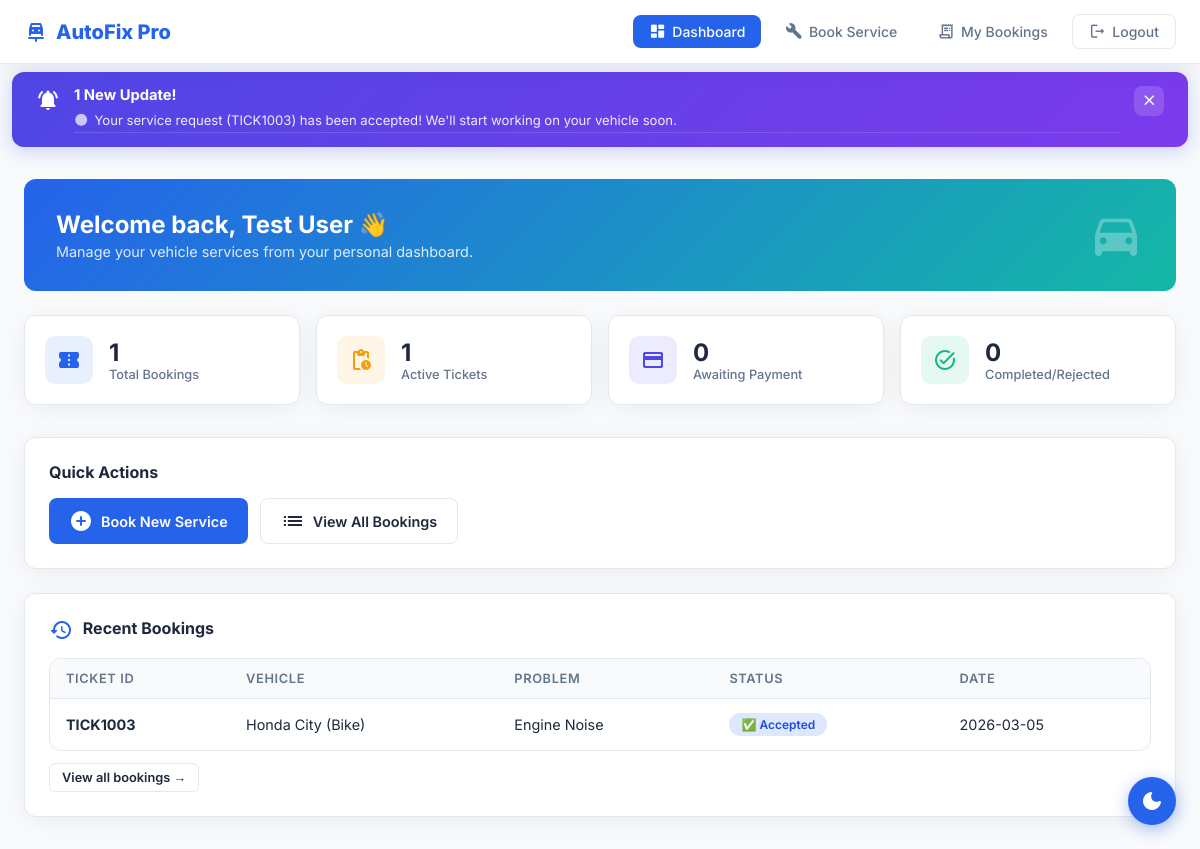
/dashboard (signed in), run on the app's committed database.
### tables this page shows
CREATE TABLE notifications (
            id          INTEGER PRIMARY KEY AUTOINCREMENT,
            customer_id INTEGER NOT NULL,
            message     TEXT    NOT NULL,
            is_read     INTEGER NOT NULL DEFAULT 0,
            created_at  TEXT    NOT NULL,
            FOREIGN KEY (customer_id) REFERENCES customers(id)
        );

CREATE TABLE bookings (
            id             INTEGER PRIMARY KEY AUTOINCREMENT,
            ticket_id      TEXT    NOT NULL UNIQUE,
            customer_id    INTEGER NOT NULL,
            vehicle_name   TEXT    NOT NULL,
            vehicle_type   TEXT    NOT NULL,
            vehicle_number TEXT    NOT NULL,
            model          TEXT    NOT NULL,
            body_type      TEXT    NOT NULL,
            model_year     TEXT    NOT NULL,
            problem        TEXT    NOT NULL,
            status         TEXT    NOT NULL DEFAULT 'Pending',
            preferred_date TEXT    NOT NULL,
            created_at     TEXT    NOT NULL,
            updated_at     TEXT, payment_method TEXT DEFAULT '', mechanic_id INTEGER REFERENCES mechanics(id), work_status TEXT DEFAULT '',
            FOREIGN KEY (customer_id) REFERENCES customers(id)
        );

### customer.py (the view)
@customer_bp.route("/dashboard")
@login_required
def dashboard():
    conn = get_db()
    cid = session["customer_id"]
    total  = conn.execute("SELECT COUNT(*) as c FROM bookings WHERE customer_id=?", (cid,)).fetchone()["c"]
    active = conn.execute(
        "SELECT COUNT(*) as c FROM bookings WHERE customer_id=? AND status NOT IN ('Completed','Rejected')",
        (cid,)
    ).fetchone()["c"]
    payment_pending_count = conn.execute(
        "SELECT COUNT(*) as c FROM bookings WHERE customer_id=? AND status='Payment Pending'",
        (cid,)
    ).fetchone()["c"]
    recent = conn.execute(
        "SELECT * FROM bookings WHERE customer_id=? ORDER BY created_at DESC LIMIT 3",
        (cid,)
    ).fetchall()
    notifications = conn.execute(
        "SELECT * FROM notifications WHERE customer_id=? AND is_read=0 ORDER BY created_at DESC",
        (cid,)
    ).fetchall()
    conn.close()
    return render_template("customer_dashboard.html",
                           total=total, active=active, recent=recent,
                           payment_pending_count=payment_pending_count,
                           notifications=notifications)

### customer.py (called while the page is built)
def get_db():
    conn = sqlite3.connect(DB_PATH, timeout=10)
    conn.row_factory = sqlite3.Row
    return conn

def login_required(f):
    from functools import wraps
    @wraps(f)
    def decorated(*args, **kwargs):
        if "customer_id" not in session:
            flash("Please login to continue.", "warning")
            return redirect(url_for("customer.login"))
        return f(*args, **kwargs)
    return decorated

### templates/customer_dashboard.html (shortened to what this page needs)
{% extends "base.html" %}
{% block body %}
<nav class="navbar">
    <div class="navbar-brand">
        <span class="material-icons-round">car_repair</span> AutoFix Pro
    </div>
    <div class="navbar-links">
        <a href="{{ url_for('customer.dashboard') }}" class="nav-btn active">
            <span class="material-icons-round">dashboard</span><span class="label">Dashboard</span>
        </a>
        <a href="{{ url_for('customer.book_service') }}" class="nav-btn">
            <span class="material-icons-round">build</span><span class="label">Book Service</span>
        </a>
        <a href="{{ url_for('customer.view_bookings') }}" class="nav-btn">
            <span class="material-icons-round">receipt_long</span><span class="label">My Bookings</span>
        </a>
        <form action="{{ url_for('customer.logout') }}" method="GET" style="margin:0">
            <button type="submit" class="nav-logout">
                <span class="material-icons-round">logout</span><span class="label">Logout</span>
            </button>
        </form>
    </div>
</nav>
{% if notifications %}
<div id="notifBanner" style="
    background:linear-gradient(135deg,#4F46E5,#7C3AED);
    padding:14px 24px;margin:8px 12px 0;border-radius:12px;
    display:flex;align-items:flex-start;gap:14px;
    box-shadow:0 4px 20px rgba(99,102,241,.3);
    animation:slideDown .4s ease">
    <span class="material-icons-round"
        style="color:#fff;font-size:1.5rem;margin-top:2px;flex-shrink:0">notifications_active</span>
    <div style="flex:1">
        <div style="font-weight:700;color:#fff;font-size:.92rem;margin-bottom:4px">
            {{ notifications|length }} New Update{{ 's' if notifications|length > 1 else '' }}!
        </div>
        {% for n in notifications %}
        <div
            style="font-size:.82rem;color:rgba(255,255,255,.9);padding:4px 0;border-bottom:1px solid rgba(255,255,255,.15);display:flex;align-items:center;gap:6px">
            <span class="material-icons-round" style="font-size:.9rem;color:rgba(255,255,255,.7)">circle</span>
            {{ n.message }}
        </div>
        {% endfor %}
    </div>
    <button onclick="dismissNotif()" style="
    background:rgba(255,255,255,.15);border:none;cursor:pointer;
    color:#fff;border-radius:8px;padding:6px;display:flex;align-items:center;
    transition:background .2s;flex-shrink:0" onmouseover="this.style.background='rgba(255,255,255,.25)'"
        onmouseout="this.style.background='rgba(255,255,255,.15)'">
        <span class="material-icons-round" style="font-size:1.1rem">close</span>
    </button>
</div>
{% endif %}
<div class="content">
    <div class="welcome-card fade-up">
        <div>
            <h2>Welcome back, {{ session.customer_name }} 👋</h2>
            <p>Manage your vehicle services from your personal dashboard.</p>
        </div>
        <span class="material-icons-round welcome-icon">directions_car</span>
    </div>
    <div class="stats-grid">
        <div class="stat-card fade-up">
            <div class="stat-icon blue"><span class="material-icons-round">confirmation_number</span></div>
            <div>
                <div class="stat-value">{{ total }}</div>
                <div class="stat-label">Total Bookings</div>
            </div>
        </div>
        <div class="stat-card fade-up">
            <div class="stat-icon yellow"><span class="material-icons-round">pending_actions</span></div>
            <div>
                <div class="stat-value">{{ active }}</div>
                <div class="stat-label">Active Tickets</div>
            </div>
        </div>
        <div class="stat-card fade-up" style="position:relative">
            <div class="stat-icon" style="background:rgba(99,102,241,.12);color:#4F46E5">
                <span class="material-icons-round">payment</span>
            </div>
            <div>
                <div class="stat-value">{{ payment_pending_count }}</div>
                <div class="stat-label">Awaiting Payment</div>
            </div>
        </div>
        <div class="stat-card fade-up">
            <div class="stat-icon green"><span class="material-icons-round">task_alt</span></div>
            <div>
                <div class="stat-value">{{ total - active }}</div>
                <div class="stat-label">Completed/Rejected</div>
            </div>
        </div>
    </div>
    <div class="card fade-up" style="margin-bottom:24px">
        <h3 style="font-size:1rem;font-weight:700;margin-bottom:16px;color:var(--text)">Quick Actions</h3>
        <div style="display:flex;gap:12px;flex-wrap:wrap">
            <a href="{{ url_for('customer.book_service') }}" class="btn btn-primary">
                <span class="material-icons-round">add_circle</span> Book New Service
            </a>
            <a href="{{ url_for('customer.view_bookings') }}" class="btn btn-ghost">
                <span class="material-icons-round">list</span> View All Bookings
            </a>
        </div>
    </div>
    {% if recent %}
    <div class="card fade-up">
        <h3 style="font-size:1rem;font-weight:700;margin-bottom:16px;color:var(--text)">
            <span class="material-icons-round"
                style="vertical-align:middle;margin-right:6px;color:var(--primary)">history</span>
            Recent Bookings
        </h3>
        <div class="table-container">
            <table>
                <thead>
                    <tr>
                        <th>Ticket ID</th>
                        <th>Vehicle</th>
                        <th>Problem</th>
                        <th>Status</th>
                        <th>Date</th>
                    </tr>
                </thead>
                <tbody>
                    {% for b in recent %}
                    <tr class="tr-animate">
                        <td><strong>{{ b.ticket_id }}</strong></td>
                        <td>{{ b.vehicle_name }} ({{ b.vehicle_type }})</td>
                        <td style="max-width:200px;overflow:hidden;text-overflow:ellipsis;white-space:nowrap">{{
                            b.problem }}</td>
                        <td>{% include "_badge.html" %}</td>
                        <td>{{ b.preferred_date }}</td>
                    </tr>
                    {% endfor %}
                </tbody>
            </table>
        </div>
        <div style="margin-top:12px">
            <a href="{{ url_for('customer.view_bookings') }}" class="btn btn-ghost btn-sm">View all bookings →</a>
        </div>
    </div>
    {% endif %}
</div>
{% endblock %}

### templates/_badge.html
{% set s = b.status %}
{% if s == 'Pending' %}
<span class="badge badge-pending">⏳ Pending</span>
{% elif s == 'Accepted' %}
<span class="badge badge-accepted">✅ Accepted</span>
{% elif s == 'In Progress' %}
<span class="badge badge-progress">🔧 In Progress</span>
{% elif s == 'Payment Pending' %}
<span class="badge badge-payment">💳 Payment Pending</span>
{% elif s == 'Completed' %}
<span class="badge badge-completed">🏁 Completed</span>
{% elif s == 'Rejected' %}
<span class="badge badge-rejected">❌ Rejected</span>
{% else %}
<span class="badge">{{ s }}</span>
{% endif %}

### data on the page
notifications: message "Your service request (TICK1003) has been accepted! We'll start working on your vehicle soon."
bookings: ticket_id "TICK1003", vehicle_name "Honda City", vehicle_type "Bike", problem "Engine Noise", status "✅ Accepted", preferred_date "2026-03-05"

### other printed values
{{ notifications|length }} "1"
{{ session.customer_name }} "Test User"
{{ total }} "1"
{{ active }} "1"
{{ payment_pending_count }} "0"
{{ total - active }} "0"
